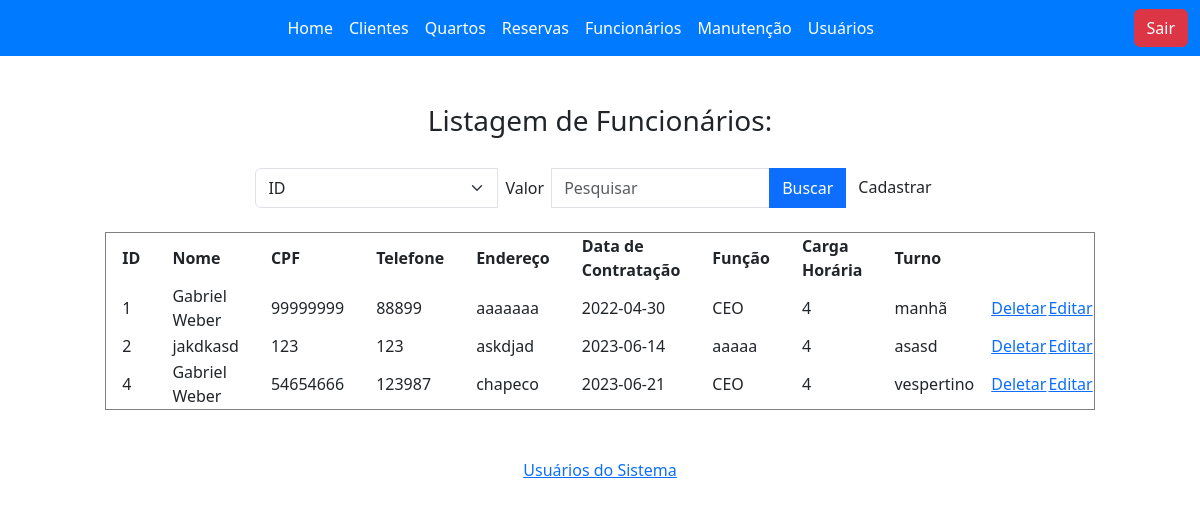
Page /view/funcionarioList.php on the earlier database version.
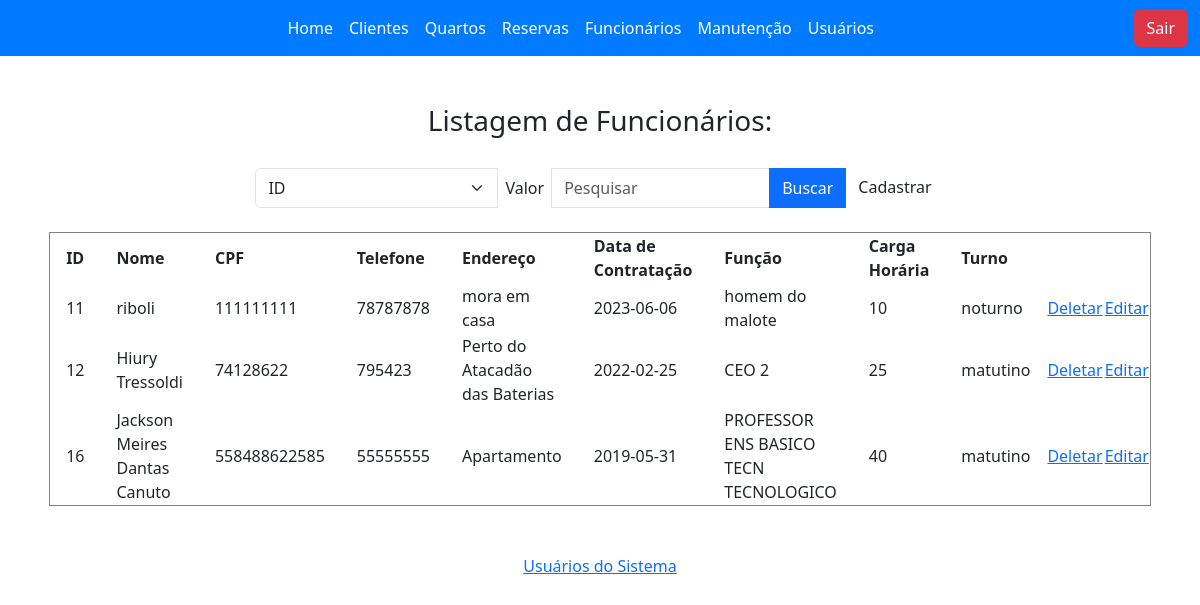
Same page on the later database version.
### tables this page shows
CREATE TABLE `funcionario` (
  `id` mediumint(9) NOT NULL,
  `nome` varchar(150) NOT NULL,
  `cpf` varchar(150) NOT NULL,
  `telefone` varchar(150) NOT NULL,
  `endereco` varchar(150) NOT NULL,
  `data_contratacao` varchar(45) NOT NULL,
  `funcao` varchar(150) NOT NULL,
  `carga_horaria` int(11) NOT NULL,
  `turno` varchar(150) NOT NULL
);

### model/DB.class.php (called while the page is built, shortened)
<?php
class BD
{
    private $host = "php-mysql";
    private $dbname = "db_aula";
    private $port = 3306;
    private $usuario = "root";
    private $senha = "root";
    private $db_charset = "utf8";
    public function conn()
    {
        $conn = "mysql:host=$this->host;dbname=$this->dbname;port=$this->port";
        return new PDO(
            $conn,
            $this->usuario,
            $this->senha,
            [PDO::MYSQL_ATTR_INIT_COMMAND => "SET NAMES " . $this->db_charset]
        );
    }
    public function select($nome_tabela)
    {
        $conn = $this->conn();
        $sql = "SELECT * FROM $nome_tabela;";
        $st = $conn->prepare($sql);
        $st->execute();
        return $st->fetchAll(PDO::FETCH_CLASS);
    }
}

### controller/funcionarioController.php (called while the page is built, shortened)
<?php
include "../model/DB.class.php";
class funcionarioController
{
    private $model;
    private $table = "funcionario";
    public function __construct()
    {
        $this->model = new BD();
    }
    public function carregar()
    {
        return $this->model->select($this->table);
    }
}

### view/funcionarioList.php (the view, shortened to what this page needs)
<?php
include_once '../controller/funcionarioController.php';
include "base/header.php";
$funcionario = new funcionarioController();
if (!empty($_POST)) {
    $load = $funcionario->pesquisar($_POST);
} else {
    $load = $funcionario->carregar();
}
?>
<div class="p-5 w-100 d-flex justify-content-center">
    <h3 style="margin-bottom: -3rem;">Listagem de Funcionários:</h3>
</div>
<div class="d-flex justify-content-center">
</div>
<div class="d-flex w-100 justify-content-center">
    <div class="d-flex w-75 justify-content-center flex-wrap">
        <form action="funcionarioList.php" method="post" class="mb-4">
            <div class="input-group">
                <select name="campo" class="form-select">
                    <option value="id">ID</option>
                </select>
                <label class="p-2">Valor</label>
                <input type="text" name="valor" placeholder="Pesquisar" class="form-control" />
                <button type="submit" class="btn btn-primary">Buscar</button>
                <a class="btn btn-tertiary" href="./funcionarioForm.php">Cadastrar</a>
            </div>
        </form>
        <table border="1" style="margin-bottom:3rem;">
            <tr>
                <th style="padding-left: 1rem; padding-right: 1rem;">ID</th>
                <th style="padding-left: 1rem; padding-right: 1rem;">Nome</th>
                <th style="padding-left: 1rem; padding-right: 1rem;">CPF</th>
                <th style="padding-left: 1rem; padding-right: 1rem;">Telefone</th>
                <th style="padding-left: 1rem; padding-right: 1rem;">Endereço</th>
                <th style="padding-left: 1rem; padding-right: 1rem;">Data de Contratação</th>
                <th style="padding-left: 1rem; padding-right: 1rem;">Função</th>
                <th style="padding-left: 1rem; padding-right: 1rem;">Carga Horária</th>
                <th style="padding-left: 1rem; padding-right: 1rem;">Turno</th>
                <th></th>
                <th></th>
            </tr>
            <?php
            foreach ($load as $item) {
                echo "<tr>";
                echo "<td style='padding-left: 1rem; padding-right: 1rem;'>" . $item->id . "</td>";
                echo "<td style='padding-left: 1rem; padding-right: 1rem;'>" . $item->nome . "</td>";
                echo "<td style='padding-left: 1rem; padding-right: 1rem;'>" . $item->telefone . "</td>";
                echo "<td style='padding-left: 1rem; padding-right: 1rem;'>" . $item->cpf . "</td>";
                echo "<td style='padding-left: 1rem; padding-right: 1rem;'>" . $item->endereco . "</td>";
                echo "<td style='padding-left: 1rem; padding-right: 1rem;'>" . $item->data_contratacao . "</td>";
                echo "<td style='padding-left: 1rem; padding-right: 1rem;'>" . $item->funcao . "</td>";
                echo "<td style='padding-left: 1rem; padding-right: 1rem;'>" . $item->carga_horaria . "</td>";
                echo "<td style='padding-left: 1rem; padding-right: 1rem;'>" . $item->turno . "</td>";
                echo "<td><a onclick='return confirm(\"Deseja Excluir? \")' href='funcionarioList.php?id=$item->id'>Deletar</a></td>";
                echo "<td><a href='funcionarioForm.php?id=$item->id'>Editar</a></td>";
            }
            ?>
        </table>
    </div>
</div>
<div class="d-flex justify-content-center">
    <a href="./usuarioList.php" class="mb-5">Usuários do Sistema</a>
</div>

### view/base/header.php (shortened to what this page needs)
<!DOCTYPE html>
<html lang="en">
<head>
    <link href="https://cdn.jsdelivr.net/npm/bootstrap@5.3.0/dist/css/bootstrap.min.css" rel="stylesheet"
>
    <link rel="stylesheet" href="https://cdnjs.cloudflare.com/ajax/libs/font-awesome/5.15.3/css/all.min.css">
</head>
<body>
    <nav class="navbar navbar-expand-lg">
        <div class="container-fluid">
            <div class="collapse navbar-collapse justify-content-center" id="navbarNav">
                <ul class="navbar-nav">
                    <li class="nav-item">
                        <a class="nav-link" aria-current="page" href="/hotelariadatia/view/base/main.php">Home</a>
                    </li>
                    <li class="nav-item">
                        <a class="nav-link" href="/hotelariadatia/view/clienteList.php">Clientes</a>
                    </li>
                    <li class="nav-item">
                        <a class="nav-link" href="/hotelariadatia/view/quartosList.php">Quartos</a>
                    </li>
                    <li class="nav-item">
                        <a class="nav-link" href="/hotelariadatia/view/reservaList.php">Reservas</a>
                    </li>
                    <li class="nav-item">
                        <a class="nav-link" href="/hotelariadatia/view/funcionarioList.php">Funcionários</a>
                    </li>
                    <li class="nav-item">
                        <a class="nav-link" href="/hotelariadatia/view/manutencaoList.php">Manutenção</a>
                    </li>
                    <li class="nav-item">
                        <a class="nav-link" href="/hotelariadatia/view/usuarioList.php">Usuários</a>
                    </li>
                </ul>
            </div>
            <div class='class="row justify-content-end"'>
                <a type="button" class='btn btn-danger' href="/hotelariadatia/view/login.php?sair=0">Sair</a>
            </div>
        </div>
    </nav>
</body>
</html>

### view/base/header.php (style rules this page uses)
.navbar { background-color: #007bff; }
.navbar .navbar-brand, .navbar .nav-link { color: #fff; }
.navbar-nav { margin: auto; }

Differences in the rows shown:
removed funcionario: id "1", nome "Gabriel Weber", telefone "99999999", cpf "88899", endereco "aaaaaaa", data_contratacao "2022-04-30", funcao "CEO", carga_horaria "4", turno "manhã"
removed funcionario: id "2", nome "jakdkasd", telefone "123", cpf "123", endereco "askdjad", data_contratacao "2023-06-14", funcao "aaaaa", carga_horaria "4", turno "asasd"
removed funcionario: id "4", nome "Gabriel Weber", telefone "54654666", cpf "123987", endereco "chapeco", data_contratacao "2023-06-21", funcao "CEO", carga_horaria "4", turno "vespertino"
added funcionario: id "11", nome "riboli", telefone "111111111", cpf "78787878", endereco "mora em casa", data_contratacao "2023-06-06", funcao "homem do malote", carga_horaria "10", turno "noturno"
added funcionario: id "12", nome "Hiury Tressoldi", telefone "74128622", cpf "795423", endereco "Perto do Atacadão das Baterias", data_contratacao "2022-02-25", funcao "CEO 2", carga_horaria "25", turno "matutino"
added funcionario: id "16", nome "Jackson Meires Dantas Canuto", telefone "558488622585", cpf "55555555", endereco "Apartamento", data_contratacao "2019-05-31", funcao "PROFESSOR ENS BASICO TECN TECNOLOGICO", carga_horaria "40", turno "matutino"
